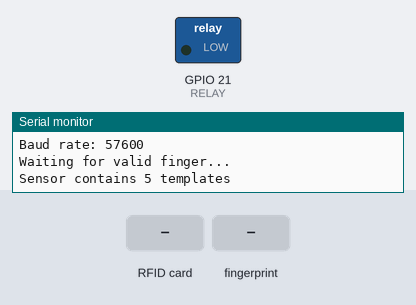
Simulated run of this sketch. Board: ESP32. On the bench: switched loads named in the sketch (green lamp = pin HIGH), the last lines printed to the serial monitor. The test bench sets the inputs (shaded band). WiFi joins after 1.5 s; servers stay silent unless stated; uploads are accepted with an empty reply.

Above: at 4.3 s.
4.4 s: RFID card 33 C5 3E 17 held to the reader
At 5.5 s:
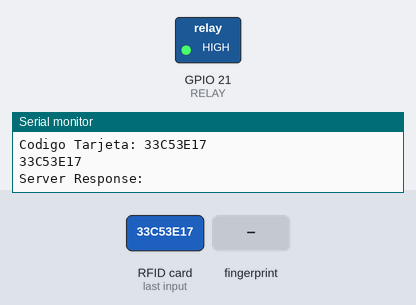
6.2 s: finger stored as number 1 placed on the sensor
9.2 s: RFID card 32 30 C7 10 held to the reader
12.2 s: RFID card 8D 08 71 8B held to the reader
Timing chart, 0 to 19.0 s (numbered marks = the images above; inputs shaded):
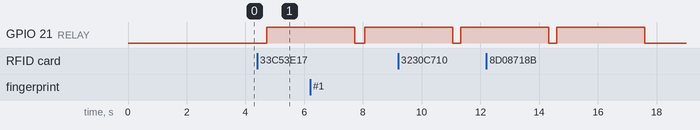

The sketch:

RFID_ARDUINO_2.ino
```cpp
// LISTA DE REPRODUCCION - ESP32 - ESP8266
// https://www.youtube.com/playlist?list=PLZHVfZzF2DYID9jGK8EpcMni-U2CSTrw3

// LISTA DE REPRODCUION DEL CURSO DE ARDUINO DESDE CERO
// https://www.youtube.com/playlist?list=PLZHVfZzF2DYJeLXXxz6YtpBj4u7FoGPWN

#define RELAY 21 // Pin del Relay
#include <SPI.h>
#include <MFRC522.h>
#include <ArduinoJson.h>
#include <WiFi.h>
#include <HTTPClient.h>
#include <Adafruit_Fingerprint.h>
#if defined(ESP32)
  #define SS_PIN 5
  #define RST_PIN 22
#endif

const char *ssid = "SmartSecurity";
const char *password = "hardware";
const char *Email = "simonescolar@gmail.com";
const int serverPort = 3000;
const char *serverAddress = "192.168.163.67";

MFRC522 rfid(SS_PIN, RST_PIN); // Instance of the class
MFRC522::MIFARE_Key key;
// Init array that will store new NUID
byte nuidPICC[4];

//xxxxxxxxxxxxxxxxxxxxxxxxxxxxxxxxxxxxxxxxxxxx
String DatoHex;
const String UserReg_1 = "33C53E17";
const String UserReg_2 = "3230C710";
const String UserReg_3 = "8D08718B";
//xxxxxxxxxxxxxxxxxxxxxxxxxxxxxxxxxxxxxxxxxxxx

String printHex(byte *buffer, byte bufferSize)
{
   String DatoHexAux = "";
   for (byte i = 0; i < bufferSize; i++)
   {
       if (buffer[i] < 0x10)
       {
        DatoHexAux = DatoHexAux + "0";
        DatoHexAux = DatoHexAux + String(buffer[i], HEX);
       }
       else { DatoHexAux = DatoHexAux + String(buffer[i], HEX); }
   }

   for (int i = 0; i < DatoHexAux.length(); i++) {DatoHexAux[i] = toupper(DatoHexAux[i]);}
   return DatoHexAux;
}
//Fingerprint:
#if (defined(AVR) || defined(ESP8266)) && !defined(AVR_ATmega2560)

SoftwareSerial mySerial(16, 17);

#else

#define mySerial Serial2

#endif


Adafruit_Fingerprint finger = Adafruit_Fingerprint(&mySerial);
int fingerprintID = 0;
String IDname;

//Hasta aca


void setup()
{
   Serial.begin(115200);
   SPI.begin(); // Init SPI bus
   rfid.PCD_Init(); // Init MFRC522
   pinMode(RELAY, OUTPUT);  // Configura el pin RELAY como salida
   digitalWrite(RELAY, LOW);  // Inicialmente, apaga el relé
   Serial.println("Ponga su Tarjeta para la lectura...");  // Muestra un mensaje en la consola
   Serial.println();
   Serial.println();
   Serial.print(F("Reader :"));
   rfid.PCD_DumpVersionToSerial();
   for (byte i = 0; i < 6; i++) {
     key.keyByte[i] = 0xFF;
   }
   DatoHex = printHex(key.keyByte, MFRC522::MF_KEY_SIZE);
   Serial.println();


    WiFi.begin(ssid, password);
    while (WiFi.status() != WL_CONNECTED) {
      delay(1000);
      Serial.println("Connecting to WiFi...");
    }
    Serial.println("WiFi connected");

    // Mensaje de configuración del servidor HTTP
    Serial.println("Configuring HTTP server...");

    //Fingerprint:

    while (!Serial);  // For Yun/Leo/Micro/Zero/...
    delay(100);
    Serial.println("\n\nAdafruit finger detect test");

    // set the data rate for the sensor serial port
    finger.begin(57600);
    delay(5);
    if (finger.verifyPassword()) {
      Serial.println("Found fingerprint sensor!");
    } else {
      Serial.println("Did not find fingerprint sensor :(");
      while (1) { delay(1); }
    }

    Serial.println(F("Reading sensor parameters"));
    finger.getParameters();
    Serial.print(F("Status: 0x")); Serial.println(finger.status_reg, HEX);
    Serial.print(F("Sys ID: 0x")); Serial.println(finger.system_id, HEX);
    Serial.print(F("Capacity: ")); Serial.println(finger.capacity);
    Serial.print(F("Security level: ")); Serial.println(finger.security_level);
    Serial.print(F("Device address: ")); Serial.println(finger.device_addr, HEX);
    Serial.print(F("Packet len: ")); Serial.println(finger.packet_len);
    Serial.print(F("Baud rate: ")); Serial.println(finger.baud_rate);

    finger.getTemplateCount();

    if (finger.templateCount == 0) {
      Serial.print("Sensor doesn't contain any fingerprint data. Please run the 'enroll' example.");
    }
    else {
      Serial.println("Waiting for valid finger...");
        Serial.print("Sensor contains "); Serial.print(finger.templateCount); Serial.println(" templates");
    }

  //Hasta acá
}

void loop()
{
     // Reset the loop if no new card present on the sensor/reader. This saves the entire process when idle.
     if (!rfid.PICC_IsNewCardPresent() && finger.getImage() != FINGERPRINT_OK){return;}
     Serial.println("hola");
     // Verify if the NUID has been readed
     if (rfid.PICC_ReadCardSerial()){

       Serial.println("Se ha detectado una nueva tarjeta.");

       // Store NUID into nuidPICC array
       for (byte i = 0; i < 4; i++) {nuidPICC[i] = rfid.uid.uidByte[i];}

       DatoHex = printHex(rfid.uid.uidByte, rfid.uid.size);
       Serial.print("Codigo Tarjeta: "); Serial.println(DatoHex);

       //if (rfid.uid.uidByte[0] != nuidPICC[0] || rfid.uid.uidByte[1] != nuidPICC[1] || rfid.uid.uidByte[2] != nuidPICC[2] || rfid.uid.uidByte[3] != nuidPICC[3] ){}
       // Halt PICC
       rfid.PICC_HaltA();
       // Stop encryption on PCD
       rfid.PCD_StopCrypto1();
     }

     if(getFingerprintIDez() != -1){
      DatoHex = getFingerprintID();
     }
     Serial.println(DatoHex);

    //---------------------------------------------------------------------------------------

    StaticJsonDocument<200> jsonDocument;
    jsonDocument["ownerEmail"] = Email;
    jsonDocument["idCard"] = DatoHex;

    // Serialización del documento JSON en una cadena

    String jsonData;
    serializeJson(jsonDocument, jsonData);

    HTTPClient http;
    WiFiClient client;
    http.begin(client, "http://" + String(serverAddress) + ":" + String(serverPort) + "/hist/register/create");
    http.addHeader("Content-Type", "application/json"); // Establecimiento de la cabecera de tipo de contenido

    // Envío de la cadena JSON al servidor mediante una solicitud POST
    int httpCode = http.POST(jsonData);

    if (httpCode == HTTP_CODE_OK) {
      // Lectura de la respuesta del servidor (si es necesario)
      String response = http.getString();
       Serial.println("Server Response:");
       Serial.println(response);

        digitalWrite(RELAY, HIGH);  // Activa el relé
        delay(3000);
        digitalWrite(RELAY, LOW);
    } else {
      // Manejo de errores de conexión HTTP (si es necesario)
       Serial.print("HTTP Connection Error: ");
       Serial.println(httpCode);
    }

    // Finalización de la comunicación HTTP
    http.end();
}


//Fingerprint

uint8_t getFingerprintID() {
  uint8_t p = finger.getImage();
  switch (p) {
    case FINGERPRINT_OK:
      Serial.println("Image taken");
      break;
    case FINGERPRINT_NOFINGER:
      Serial.println("No finger detected");
      return p;
    case FINGERPRINT_PACKETRECIEVEERR:
      Serial.println("Communication error");
      return p;
    case FINGERPRINT_IMAGEFAIL:
      Serial.println("Imaging error");
      return p;
    default:
      Serial.println("Unknown error");
      return p;
  }

  // OK success!

  p = finger.image2Tz();
  switch (p) {
    case FINGERPRINT_OK:
      Serial.println("Image converted");
      break;
    case FINGERPRINT_IMAGEMESS:
      Serial.println("Image too messy");
      return p;
    case FINGERPRINT_PACKETRECIEVEERR:
      Serial.println("Communication error");
      return p;
    case FINGERPRINT_FEATUREFAIL:
      Serial.println("Could not find fingerprint features");
      return p;
    case FINGERPRINT_INVALIDIMAGE:
      Serial.println("Could not find fingerprint features");
      return p;
    default:
      Serial.println("Unknown error");
      return p;
  }

  // OK converted!
  p = finger.fingerSearch();
  if (p == FINGERPRINT_OK) {
    Serial.println("Found a print match!");
  } else if (p == FINGERPRINT_PACKETRECIEVEERR) {
    Serial.println("Communication error");
    return p;
  } else if (p == FINGERPRINT_NOTFOUND) {
    Serial.println("Did not find a match");
    return p;
  } else {
    Serial.println("Unknown error");
    return p;
  }

  // found a match!
  Serial.print("Found ID #"); Serial.print(finger.fingerID);
  Serial.print(" with confidence of "); Serial.println(finger.confidence);

  return finger.fingerID;
}

// returns -1 if failed, otherwise returns ID #
int getFingerprintIDez() {
  uint8_t p = finger.getImage();
  if (p != FINGERPRINT_OK)  return -1;

  p = finger.image2Tz();
  if (p != FINGERPRINT_OK)  return -1;

  p = finger.fingerFastSearch();
  if (p != FINGERPRINT_OK)  return -1;

  // found a match!
  Serial.print("Found ID #"); Serial.print(finger.fingerID);
  Serial.print(" with confidence of "); Serial.println(finger.confidence);
  return finger.fingerID;
}

//Hasta acá

/* ESP 8266 NODE MCU
  Vcc <-> 3V3 (o Vin(5V) según la versión del módulo)
  RST (Reset) <-> D0
  GND (Tierra) <-> GND
  MISO (Master Input Slave Output) <-> D6
  MOSI (Master Output Slave Input) <-> D7
  SCK (Serial Clock) <-> D5
  SS/SDA (Slave select) <-> D8
*/

/* ESP 32 NODE MCU
  Vcc <-> 3V3 (o Vin(5V) según la versión del módulo)
  RST (Reset) <-> D22
  GND (Masse) <-> GND
  MISO (Master Input Slave Output) <-> 19
  MOSI (Master Output Slave Input) <-> 23
  SCK (Serial Clock) <-> 18
  SS/SDA (Slave select) <-> 5
*/
```

Measured:
- after the input at 4.4 s, GPIO 21 (RELAY): LOW → HIGH after 0.32 s
